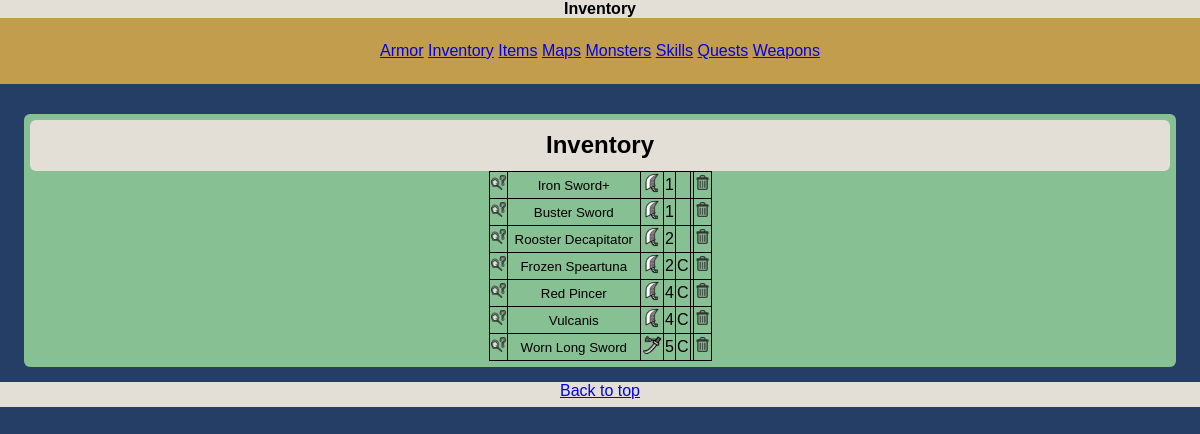
The page /inventory.php on the database its author committed.
### tables this page shows
CREATE TABLE IF NOT EXISTS `armory` (
  `id` int(5) NOT NULL,
  `weaponTypeId` int(5) NOT NULL,
  `name` varchar(80) NOT NULL,
  `created` int(1) NOT NULL,
  `final` int(1) NOT NULL,
  `rare` int(2) NOT NULL,
  PRIMARY KEY (`id`),
  UNIQUE KEY `id` (`id`),
  UNIQUE KEY `name` (`name`)
);

### assets/modules/inventory/query.php (called while the page is built)
<?php
    $sql = 'SELECT *
            FROM armory';
    $armoryTableResult = mysqli_query($mysqli,$sql) or die(mysqli_error($mysqli) . '; armory table error');
?>

### assets/modules/inventory/table.php (the view)
<table class='data wish'>
    <?php
        while($row=mysqli_fetch_array($armoryTableResult))
        {
            if($row['created']==1){
                $created='C';
            } else {
                $created='';
            }
            if($row['final']==1){
                $final='F';
            } else {
                $final='';
            }
            echo("<tr>")
                ."<td><input type='image' name='searchClick' onclick = 'this.form.submit()' src=assets/resources/ui/search.png height='15' width='15'  value='".$row['name']."'>"
                .'<td><input type="submit" name="weaponPath" value="'.$row['name'].'" class="button" >'
                .'<td><img src=assets/resources/weapons/'.$row['weaponTypeId'].'.png height="20" width="20">'
                .'<td>'.$row['rare']
                .'<td>'.$created
                .'<td>'.$final
                ."<td><input type='image' name='armoryDelete' onclick = 'this.form.submit()' src=assets/resources/ui/delete.png height='15' width='15' value=".$row['id'].">";
        }
    ?>
</table>

### assets/stylesheets/mobile.css (style rules this page uses)
html, body { margin:0; height:100%; font:1em Verdana, Geneva, sans-serif; background:#253E66; }
th, td { border-bottom: 1px solid black; border-top: 1px solid black; }
img { max-width:100%; height: auto; }
.data { border: 1px solid black; border-bottom: 1px solid black; border-top: 1px solid black; width:100% !important; border-collapse: collapse; font-size:100%; }
.button { border:none; background:inherit; font-size:inherit; margin:0; }

### assets/stylesheets/main.css (style rules this page uses)
html, body { margin:0; height:100%; font:1em Verdana, Geneva, sans-serif; background:#253E66; }
img { max-width:100%; height: auto; }
.data, th, td { border: 1px solid black; max-width:98%; margin: 0 1%; border-collapse: collapse; margin-left:auto; margin-right:auto; }
.button { border:none; background:#86C093; }

### rows shown on the page
armory: weaponPath "Iron Sword+", rare "1"
armory: weaponPath "Buster Sword", rare "1"
armory: weaponPath "Rooster Decapitator", rare "2"
armory: weaponPath "Frozen Speartuna", rare "2", created "C"
armory: weaponPath "Red Pincer", rare "4", created "C"
armory: weaponPath "Vulcanis", rare "4", created "C"
armory: weaponPath "Worn Long Sword", shows a picture, rare "5", created "C"
